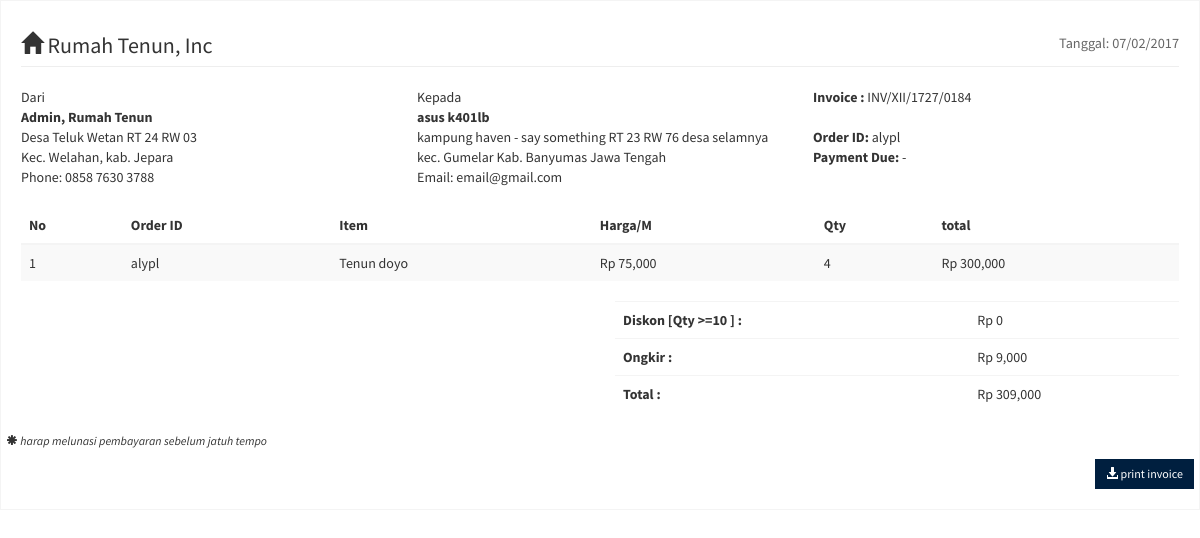
Before: /invoice.php?id=alypl with the older database file.
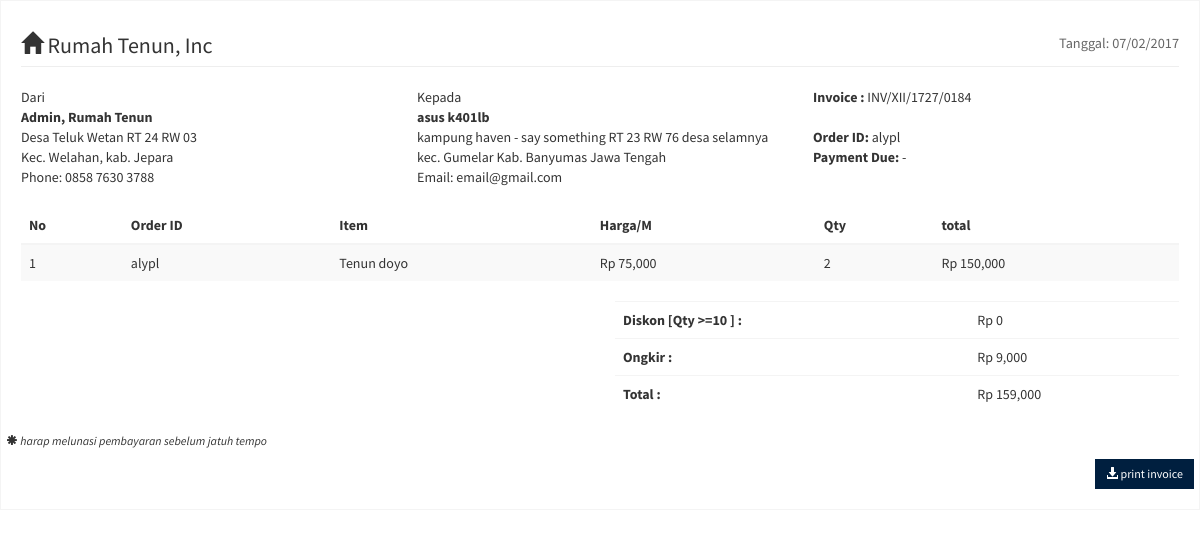
After: the same page with the newer database file.
### tables this page shows
CREATE TABLE `penjualan` (
  `kode` varchar(30) NOT NULL,
  `tanggal` date NOT NULL,
  `nama_barang` varchar(20) NOT NULL,
  `harga_jual` int(6) NOT NULL,
  `jumlah` int(3) NOT NULL,
  `total_harga` int(7) NOT NULL,
  `laba` int(9) NOT NULL,
  `status` enum('ok','pending') NOT NULL,
  `input_oleh` varchar(20) DEFAULT NULL,
  PRIMARY KEY (`kode`)
);

CREATE TABLE `pembeli` (
  `kode` varchar(10) NOT NULL,
  `nama` varchar(30) NOT NULL,
  `kontak` varchar(30) NOT NULL,
  `prov` varchar(40) NOT NULL,
  `kab` varchar(40) NOT NULL,
  `kec` varchar(30) NOT NULL,
  `alamat2` text NOT NULL,
  `kurir` enum('jne','tiki','pos_indo') NOT NULL,
  `resi` varchar(15) NOT NULL,
  PRIMARY KEY (`kode`)
);

### invoice.php (the view, shortened to what this page needs)
<?php
include 'koneksi.php';
$kode=$_GET['id'];
$sql = "SELECT penjualan.kode AS kode2,nama_barang,harga_jual,jumlah,total_harga,nama,alamat2,kec,kab,prov,kontak FROM penjualan INNER JOIN pembeli ON penjualan.kode=pembeli.kode WHERE penjualan.kode='$kode'";
$tampil =mysqli_query($link,$sql);
$r=mysqli_fetch_assoc($tampil);
?>
<!DOCTYPE html>
<html>
<head>
	<link rel="stylesheet" href="bootstrap/css/bootstrap.min.css">
	<link rel="stylesheet" href="dist/css/AdminLTE.min.css">
</head>
<body>
    <section class="invoice">
      <div class="row">
        <div class="col-xs-12">
          <h2 class="page-header">
            <span class="glyphicon glyphicon-home"></span> Rumah Tenun, Inc
            <small class="pull-right">Tanggal: <?php echo date('d/m/Y'); ?></small>
          </h2>
        </div>
      </div>
      <div class="row invoice-info">
        <div class="col-sm-4 invoice-col">
          Dari
          <address>
            <strong>Admin, Rumah Tenun</strong><br>
            Desa Teluk Wetan RT 24 RW 03<br>
            Kec. Welahan, kab. Jepara<br>
            Phone: 0858 7630 3788
          </address>
        </div>
        <div class="col-sm-4 invoice-col">
          Kepada
          <address>
            <strong><?php echo $r['nama']; ?></strong><br>
            <?php echo $r['alamat2']; ?><br>
            <?php echo 'kec. '.$r['kec'].' '.$r['kab'].' '.$r['prov']; ?><br>
            Email: <?php echo $r['kontak']; ?>
          </address>
        </div>
        <div class="col-sm-4 invoice-col">
          <b>Invoice : </b>INV/XII/<?php echo date('ynj').'/0'.substr(time(),-4,3); ?><br>
          <br>
          <b>Order ID:</b> <?php echo $r['kode2']; ?><br>
          <b>Payment Due:</b> -<br>
        </div>
      </div>
      <div class="row">
        <div class="col-xs-12 table-responsive">
          <table class="table table-striped">
            <thead>
            <tr>
              <th>No</th>
              <th>Order ID</th>
              <th>Item</th>
              <th>Harga/M</th>
              <th>Qty</th>
              <th>total</th>
            </tr>
            </thead>
            <tbody>
            <tr>
              <td><?php echo 1; ?></td>
              <td><?php echo $r['kode2']; ?></td>
              <td><?php echo 'Tenun '.$r['nama_barang']; ?></td>
              <td><?php echo 'Rp '.number_format($r['harga_jual']); ?></td>
              <td><?php echo $r['jumlah']; ?></td>
              <td><?php echo 'Rp '.number_format($r['total_harga']); ?></td>
            </tr>
            </tbody>
          </table>
        </div>
      </div>
      <div class="row">
        <div class="col-md-offset-6 col-xs-6">
          <div class="table-responsive">
            <table class="table table-borderless">
              <tr>
                <th>Diskon [Qty >=10 ] : </th>
                <td>Rp 0</td>
              </tr>
              <tr>
                <th>Ongkir : </th>
                <td>Rp 9,000</td>
              </tr>
              <tr>
                <th>Total : </th>
                <td><?php echo 'Rp '.number_format($r['total_harga']+9000); ?></td>
              </tr>
            </table>
          </div>
        </div>
      <div class="row no-print">
        <div class="col-xs-12">
          <i><p class="small"><span class="glyphicon glyphicon-asterisk"></span> harap melunasi pembayaran sebelum jatuh tempo</p></i>
          <button type="button" class="btn bg-navy btn-sm btn-flat pull-right" onclick="window.print()">
            <span class="glyphicon glyphicon-download-alt"></span> print invoice
          </button>
        </div>
      </div>
    </section>
</body>
</html>

Changed rows visible on the page:
changed penjualan "alypl": jumlah "4" → "2"; total_harga "300,000" → "150,000"; $r['total_harga']+9000 "309,000" → "159,000"
